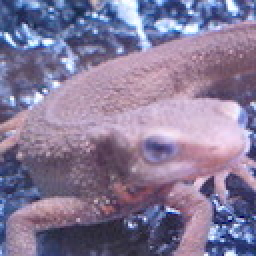
#> input picture imori.jpg, 128 x 128 px (shown 2 times larger)
$ python answer_79.py
#> lines starting #> are read from the running program, lines starting #| are printed output that depends on the picture
# -*- coding:utf-8 -*-
# -*- coding:utf-8 -*-
import cv2
import numpy as np
import matplotlib.pyplot as plt

# Grayscale
def BGR2GRAY(img):
    # Grayscale
    gray = 0.2126 * img[..., 2] + 0.7152 * img[..., 1] + 0.0722 * img[..., 0]
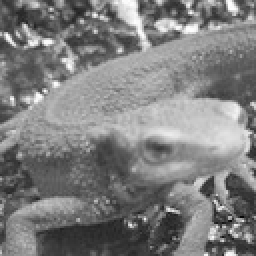
#> gray: shape (128, 128) float32 (shown 2 times larger); min 6.71, max 254.4, mean 126.7
    return gray


# Gabor
def Gabor_filter(K_size=111, Sigma=10, Gamma=1.2, Lambda=10, Psi=0, angle=0):
    '''
    :param K_size: ->y、x取[−k//2,k//2]
    :param Sigma:  Gabor 滤波器的椭圆度
    :param Gamma: 高斯分布的标准差
    :param Lambda:  波长
    :param Psi: 相位
    :param angle: 滤波核中平行条带的方向
    :return:
    '''
    # get half size
    d = K_size // 2
    # prepare kernel
    gabor = np.zeros((K_size, K_size), dtype=np.float32)

    # each value
    for y in range(K_size):
        for x in range(K_size):
            # distance from center
            px = x - d
            py = y - d

            # degree -> radian
            theta = angle / 180. * np.pi

            _x = np.cos(theta) * px + np.sin(theta) * py
            _y = -np.sin(theta) * px + np.cos(theta) * py

            gabor[y, x] = np.exp(-(_x ** 2 + Gamma ** 2 * _y ** 2) / (2 * Sigma ** 2)) * np.cos(
                2 * np.pi * _x / Lambda + Psi)
    # kernel normalization
    gabor /= np.sum(np.abs(gabor))

    return gabor


def Gabor_filtering(gray, K_size=111, Sigma=10, Gamma=1.2, Lambda=10, Psi=0, angle=0):
    H, W = gray.shape

    gray = np.pad(gray, (K_size // 2, K_size // 2), 'edge')

    out = np.zeros((H, W), dtype=np.float32)

    gabor = Gabor_filter(K_size=K_size, Sigma=Sigma, Gamma=Gamma, Lambda=Lambda, Psi=0, angle=angle)


    for y in range(H):
        for x in range(W):
            out[y, x] = np.sum(gray[y:y + K_size, x:x + K_size] * gabor)

    out = np.clip(out, 0, 255)
    out = out.astype(np.uint8)

    return out


def Gabor_process(img):
    # gray scale
    gray = BGR2GRAY(img).astype(np.float32)

    As = [0, 45, 90, 135]

    plt.subplots_adjust(left=0, right=1, top=1, bottom=0, hspace=0, wspace=0.2)


    # each angle
    for i, A in enumerate(As):
        out = Gabor_filtering(gray, K_size=11, Sigma=1.5, Gamma=1.2, Lambda=3, angle=A)

        # out = gabor - np.min(gabor)
        # out /= np.max(out)
        # out *= 255
        # cv2.imshow("{}".format(i), out)  # todo 为什么opencv imshow不行
        plt.subplot(1, 4, i + 1)
        plt.imshow(out, cmap='gray')
        plt.axis('off')
        plt.title("Angle " + str(A))
#> this loop made 4 passes
#> pass 1, in Gabor_filtering, `gray = np.pad(gray, (K_size // 2, K_size // 2), 'edge')`:
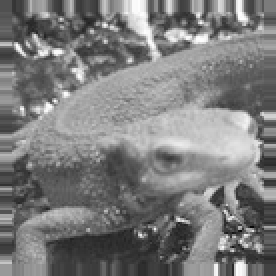
#> gray: shape (138, 138) float32 (shown 2 times larger); min 6.71, max 254.4, mean 124.6
#> pass 1, in Gabor_process, `out = Gabor_filtering(gray, K_size=11, Sigma=1.5, Gamma=1.2, Lambda=3,..`:
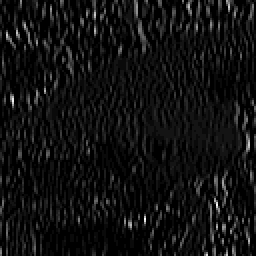
#> out: shape (128, 128) (shown 2 times larger); min 0, max 25, mean 1.6; drawn with min black and max white
#> pass 2, in Gabor_process, `out = Gabor_filtering(gray, K_size=11, Sigma=1.5, Gamma=1.2, Lambda=3,..`:
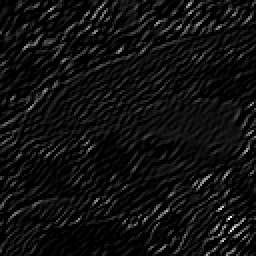
#> out: shape (128, 128) (shown 2 times larger); min 0, max 33, mean 2.1; drawn with min black and max white
#> pass 3, in Gabor_process, `out = Gabor_filtering(gray, K_size=11, Sigma=1.5, Gamma=1.2, Lambda=3,..`:
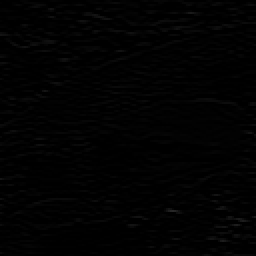
#> out: shape (128, 128) (shown 2 times larger); min 0, max 40, mean 1.9

    plt.savefig("out.png")
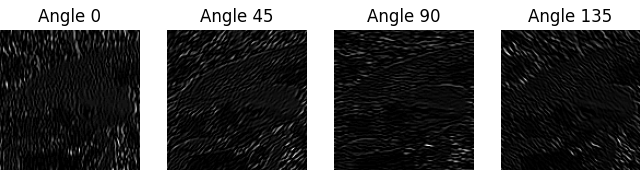
#> figure drawn by matplotlib, 4 panels
    plt.show()
    #
    # out = out.astype(np.uint8)
    #     cv2.imshow("{}".format(i), out)
    cv2.waitKey(0)

# Read image
img = cv2.imread("imori.jpg").astype(np.float32)

# gabor process
Gabor_process(img)

$ run again, with thorino.jpg copied over imori.jpg
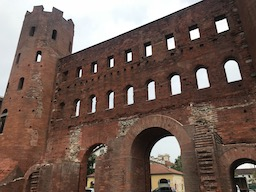
#> input picture thorino.jpg, 256 x 192 px
#> the loop in Gabor_process, `for i, A in enumerate(As):` made 4 passes
#> pass 1, in Gabor_process, `out = Gabor_filtering(gray, K_size=11, Sigma=1.5, Gamma=1.2, Lambda=3,..`:
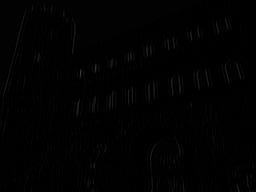
#> out: shape (192, 256); min 0, max 60, mean 1.6
#> in Gabor_process, `plt.savefig("out.png")`:
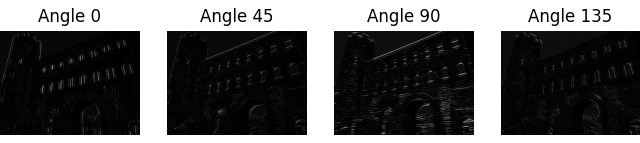
#> figure drawn by matplotlib, 4 panels
